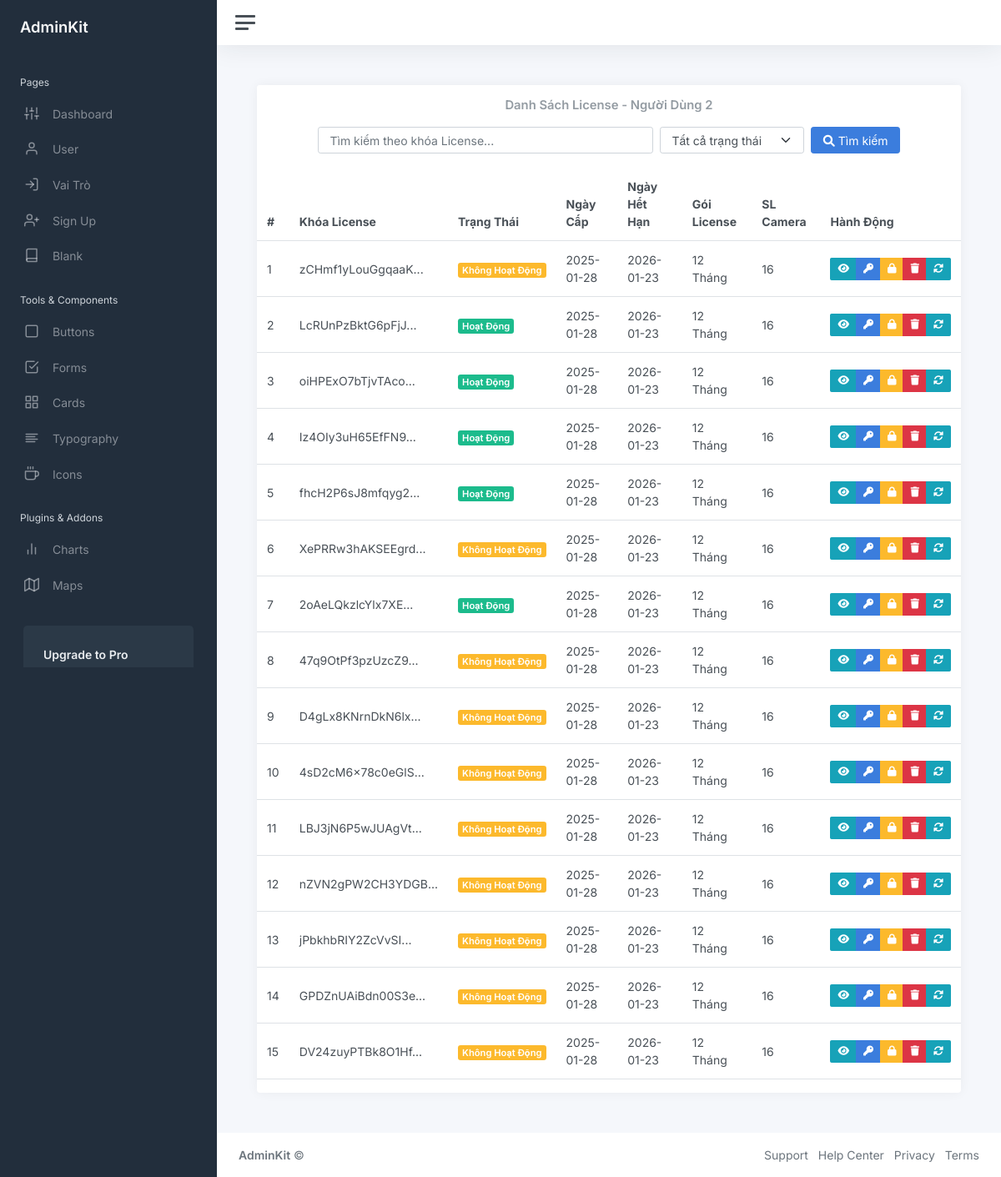
/admin/licenses/2 (signed in), run on the app's committed database.
### models.py (models this page shows)
class License(db.Model):
    __tablename__ = 'licenses'
    id = db.Column(db.Integer, primary_key=True, autoincrement=True)
    user_id = db.Column(db.Integer, db.ForeignKey('users.id'), nullable=False)
    license_key = db.Column(db.String(255), unique=True, nullable=False, default=lambda: str(uuid.uuid4()))
    status = db.Column(db.String(50), nullable=False, default='UnActive')
    issued_date = db.Column(db.DateTime, nullable=False, default=datetime.utcnow)
    expiry_date = db.Column(db.DateTime, nullable=True)
    package = db.Column(db.String(50), nullable=False)
    camera_count = db.Column(db.Integer, nullable=False, default=0)
    history = db.Column(db.JSON, nullable=False, default=[])
    sub_licenses = db.relationship('SubLicenseKey', backref='license', lazy=True, cascade="all, delete-orphan")

### routes/admin.py (the view)
@admin_bp.route('/licenses/<int:user_id>', methods=['GET'])
def licenses_admin(user_id):
    if check_admin() == False:
        return redirect('/admin/login')
    licenses = License.query.filter_by(user_id=user_id).all()
    return render_template('admin/license.html', licenses=licenses, user_id=user_id)

### routes/admin.py (called while the page is built)
def check_admin():
    if session.get('logged_in') and session.get('role') == "Admin":
        return True
    return False

### templates/admin/license.html (shortened to what this page needs)
{% extends "admin/layout.html" %}
{% block content %}
<link rel="stylesheet" href="../../static/css/module-license.css">
<link rel="stylesheet" href="https://cdnjs.cloudflare.com/ajax/libs/font-awesome/6.0.0/css/all.min.css">
<div class="row justify-content-center">
    <div class="col-12">
        <div class="card flex-fill">
            <div class="card-header text-center">
                <h5 class="card-title mb-3">Danh Sách License - Người Dùng {{ user_id }}</h5>
                <form class="d-flex justify-content-center" action="" method="GET">
                    <input type="text" name="search" class="form-control w-50 me-2"
                        placeholder="Tìm kiếm theo khóa License..." />
                    <select name="status" class="form-select w-auto me-2">
                        <option value="" selected>Tất cả trạng thái</option>
                    </select>
                    <button type="submit" class="btn btn-primary">
                        <i class="fas fa-search"></i> Tìm kiếm
                    </button>
                </form>
            </div>
            <table class="table table-hover table-responsive">
                <thead>
                    <tr>
                        <th>#</th>
                        <th>Khóa License</th>
                        <th>Trạng Thái</th>
                        <th>Ngày Cấp</th>
                        <th>Ngày Hết Hạn</th>
                        <th>Gói License</th>
                        <th>SL Camera</th>
                        <th>Hành Động</th>
                    </tr>
                </thead>
                <tbody>
                    {% for license in licenses %}
                    <tr id="license-row-{{ license.id }}">
                        <td>{{ loop.index }}</td>
                        <td id="license-key-{{ license.id }}">
                            {% if license.license_key|length > 16 %}
                            {{ license.license_key[:16] }}...
                            {% else %}
                            {{ license.license_key }}
                            {% endif %}
                        </td>
                        <td id="license-status-{{ license.id }}">
                            <span class="badge
                                {% if license.status == 'Active' %} bg-success
                                {% elif license.status == 'InActive' %} bg-warning
                                {% endif %}">
                                {{ 'Hoạt Động' if license.status == 'Active' else 'Không Hoạt Động' }}
                            </span>
                        </td>
                        <td>{{ license.issued_date.strftime('%Y-%m-%d') }}</td>
                        <td>
                            {% if license.expiry_date %}
                            {{ license.expiry_date.strftime('%Y-%m-%d') }}
                            {% else %}
                            Vĩnh Viễn
                            {% endif %}
                        </td>
                        <td>
                            {% if license.package == '6_months' %}
                            6 Tháng
                            {% elif license.package == '12_months' %}
                            12 Tháng
                            {% elif license.package == '36_months' %}
                            36 Tháng
                            {% elif license.package == 'lifetime' %}
                            Vĩnh Viễn
                            {% else %}
                            Không Xác Định
                            {% endif %}
                        </td>
                        <td>{{ license.camera_count }}</td>
                        <td>
                            <div class="btn-group">
                                <button class="btn btn-sm btn-info" type="button" onclick="openHistoryModal({{ license.id }})">
                                    <i class="fas fa-eye"></i>
                                </button>
                                <button onclick="changeLicenseKey({{ license.id }})" class="btn btn-sm btn-primary"
                                    title="Đổi Key">
                                    <i class="fas fa-key"></i>
                                </button>
                                <a href="/admin/licenses/{{ license.id }}/lock-key" class="btn btn-sm btn-warning"
                                    title="Khóa Key">
                                    <i class="fas fa-lock"></i>
                                </a>
                                <button onclick="deleteKey({{ license.id }})" class="btn btn-sm btn-danger"
                                    title="Xóa Key">
                                    <i class="fas fa-trash"></i>
                                </button>
                                <button onclick="changeStatus({{ license.id }})" class="btn btn-sm btn-info"
                                    title="Đổi Trạng Thái">
                                    <i class="fas fa-sync-alt"></i>
                                </button>
                            </div>
                        </td>
                    </tr>
                    {% endfor %}
                </tbody>
            </table>
        </div>
    </div>
</div>
{% endblock %}

### templates/admin/layout.html (shortened to what this page needs)
<!DOCTYPE html>
<html lang="en">
<head>
	<link href="../../static/css/app.css" rel="stylesheet">
</head>
<body>
	<div class="wrapper">
		<nav id="sidebar" class="sidebar js-sidebar">
			<div class="sidebar-content js-simplebar">
				<a class="sidebar-brand" href="index.html">
					<span class="align-middle">AdminKit</span>
				</a>
				<ul class="sidebar-nav">
					<li class="sidebar-header">
						Pages
					</li>
					<li class="sidebar-item {% if request.path == '/admin/dashboard' %}active{% endif %}">
						<a class="sidebar-link" href="/admin/dashboard">
							<i class="align-middle" data-feather="sliders"></i> <span
								class="align-middle">Dashboard</span>
						</a>
					</li>
					<li class="sidebar-item {% if request.path == '/admin/users' %}active{% endif %}">
						<a class="sidebar-link" href="/admin/users">
							<i class="align-middle" data-feather="user"></i> <span class="align-middle">User</span>
						</a>
					</li>
					<li class="sidebar-item {% if '/admin/roles' in request.path %}active{% endif %}">
						<a class="sidebar-link" href="/admin/roles">
							<i class="align-middle" data-feather="log-in"></i> <span class="align-middle">Vai Trò</span>
						</a>
					</li>
					<li class="sidebar-item">
						<a class="sidebar-link" href="pages-sign-up.html">
							<i class="align-middle" data-feather="user-plus"></i> <span class="align-middle">Sign
								Up</span>
						</a>
					</li>
					<li class="sidebar-item">
						<a class="sidebar-link" href="pages-blank.html">
							<i class="align-middle" data-feather="book"></i> <span class="align-middle">Blank</span>
						</a>
					</li>
					<li class="sidebar-header">
						Tools & Components
					</li>
					<li class="sidebar-item">
						<a class="sidebar-link" href="ui-buttons.html">
							<i class="align-middle" data-feather="square"></i> <span class="align-middle">Buttons</span>
						</a>
					</li>
					<li class="sidebar-item">
						<a class="sidebar-link" href="ui-forms.html">
							<i class="align-middle" data-feather="check-square"></i> <span
								class="align-middle">Forms</span>
						</a>
					</li>
					<li class="sidebar-item">
						<a class="sidebar-link" href="ui-cards.html">
							<i class="align-middle" data-feather="grid"></i> <span class="align-middle">Cards</span>
						</a>
					</li>
					<li class="sidebar-item">
						<a class="sidebar-link" href="ui-typography.html">
							<i class="align-middle" data-feather="align-left"></i> <span
								class="align-middle">Typography</span>
						</a>
					</li>
					<li class="sidebar-item">
						<a class="sidebar-link" href="icons-feather.html">
							<i class="align-middle" data-feather="coffee"></i> <span class="align-middle">Icons</span>
						</a>
					</li>
					<li class="sidebar-header">
						Plugins & Addons
					</li>
					<li class="sidebar-item">
						<a class="sidebar-link" href="charts-chartjs.html">
							<i class="align-middle" data-feather="bar-chart-2"></i> <span
								class="align-middle">Charts</span>
						</a>
					</li>
					<li class="sidebar-item">
						<a class="sidebar-link" href="maps-google.html">
							<i class="align-middle" data-feather="map"></i> <span class="align-middle">Maps</span>
						</a>
					</li>
				</ul>
				<div class="sidebar-cta">
					<div class="sidebar-cta-content">
						<strong class="d-inline-block mb-2">Upgrade to Pro</strong>
					</div>
				</div>
			</div>
		</nav>
		<div class="main">
			<nav class="navbar navbar-expand navbar-light navbar-bg">
				<a class="sidebar-toggle js-sidebar-toggle">
					<i class="hamburger align-self-center"></i>
				</a>
			</nav>
			<main class="content">
			{% block content %}{% endblock %}
			</main>
			<footer class="footer">
				<div class="container-fluid">
					<div class="row text-muted">
						<div class="col-6 text-start">
							<p class="mb-0">
								<a class="text-muted" href="https://adminkit.io/"
									target="_blank"><strong>AdminKit</strong></a> &copy;
							</p>
						</div>
						<div class="col-6 text-end">
							<ul class="list-inline">
								<li class="list-inline-item">
									<a class="text-muted" href="https://adminkit.io/" target="_blank">Support</a>
								</li>
								<li class="list-inline-item">
									<a class="text-muted" href="https://adminkit.io/" target="_blank">Help Center</a>
								</li>
								<li class="list-inline-item">
									<a class="text-muted" href="https://adminkit.io/" target="_blank">Privacy</a>
								</li>
								<li class="list-inline-item">
									<a class="text-muted" href="https://adminkit.io/" target="_blank">Terms</a>
								</li>
							</ul>
						</div>
					</div>
				</div>
			</footer>
		</div>
	</div>
</body>
</html>

### data on the page
License: license_key "zCHmf1yLouGgqaaK", status "Không Hoạt Động", issued_date "2025-01-28", expiry_date "2026-01-23", package "12 Tháng", camera_count "16"
License: license_key "LcRUnPzBktG6pFjJ", status "Hoạt Động", issued_date "2025-01-28", expiry_date "2026-01-23", package "12 Tháng", camera_count "16"
License: license_key "oiHPExO7bTjvTAco", status "Hoạt Động", issued_date "2025-01-28", expiry_date "2026-01-23", package "12 Tháng", camera_count "16"
License: license_key "Iz4OIy3uH65EfFN9", status "Hoạt Động", issued_date "2025-01-28", expiry_date "2026-01-23", package "12 Tháng", camera_count "16"
License: license_key "fhcH2P6sJ8mfqyg2", status "Hoạt Động", issued_date "2025-01-28", expiry_date "2026-01-23", package "12 Tháng", camera_count "16"
License: license_key "XePRRw3hAKSEEgrd", status "Không Hoạt Động", issued_date "2025-01-28", expiry_date "2026-01-23", package "12 Tháng", camera_count "16"
License: license_key "2oAeLQkzlcYlx7XE", status "Hoạt Động", issued_date "2025-01-28", expiry_date "2026-01-23", package "12 Tháng", camera_count "16"
License: license_key "47q9OtPf3pzUzcZ9", status "Không Hoạt Động", issued_date "2025-01-28", expiry_date "2026-01-23", package "12 Tháng", camera_count "16"
License: license_key "D4gLx8KNrnDkN6lx", status "Không Hoạt Động", issued_date "2025-01-28", expiry_date "2026-01-23", package "12 Tháng", camera_count "16"
License: license_key "4sD2cM6x78c0eGlS", status "Không Hoạt Động", issued_date "2025-01-28", expiry_date "2026-01-23", package "12 Tháng", camera_count "16"
License: license_key "LBJ3jN6P5wJUAgVt", status "Không Hoạt Động", issued_date "2025-01-28", expiry_date "2026-01-23", package "12 Tháng", camera_count "16"
License: license_key "nZVN2gPW2CH3YDGB", status "Không Hoạt Động", issued_date "2025-01-28", expiry_date "2026-01-23", package "12 Tháng", camera_count "16"
License: license_key "jPbkhbRIY2ZcVvSI", status "Không Hoạt Động", issued_date "2025-01-28", expiry_date "2026-01-23", package "12 Tháng", camera_count "16"
License: license_key "GPDZnUAiBdn00S3e", status "Không Hoạt Động", issued_date "2025-01-28", expiry_date "2026-01-23", package "12 Tháng", camera_count "16"
License: license_key "DV24zuyPTBk8O1Hf", status "Không Hoạt Động", issued_date "2025-01-28", expiry_date "2026-01-23", package "12 Tháng", camera_count "16"

### other printed values
{{ user_id }} "2"
